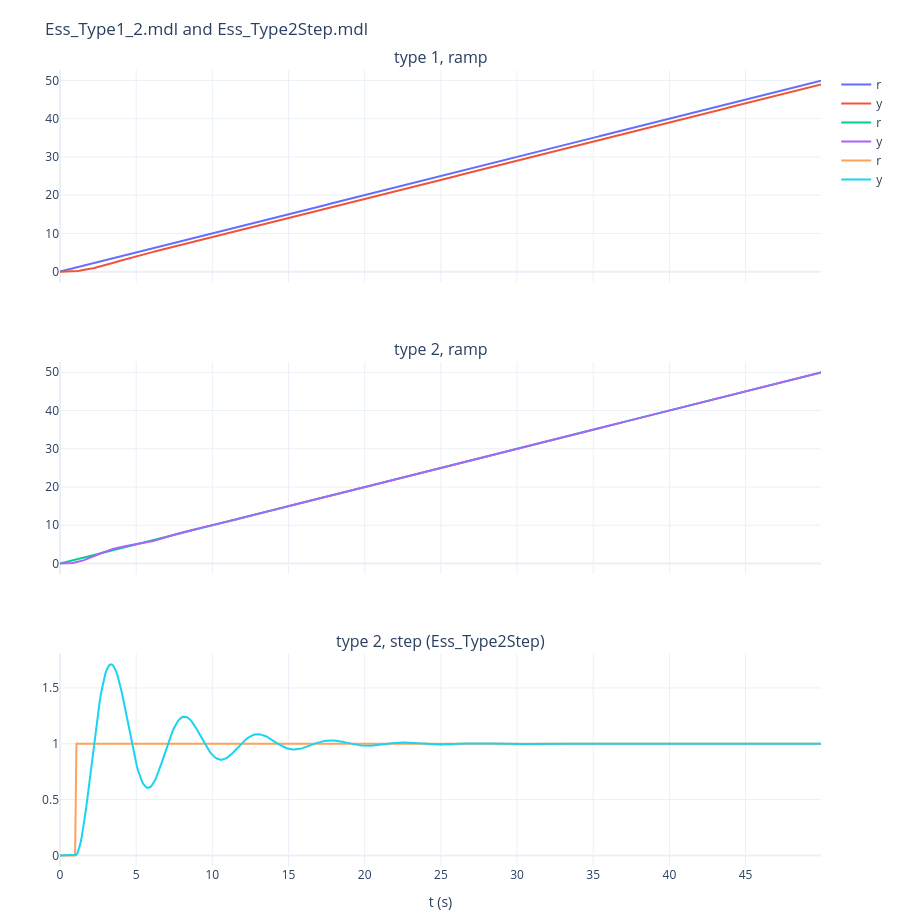

Notebook code for this chart:
### Markdown cell above
## 3. Type 1、Type 2 系統 `Ess_Type1_2.mdl`、`Ess_Type2Step.mdl`

* Type 1：$G(s)=\dfrac{1}{s^2+s}$，$K_v=\lim sG=1$ ⇒ 斜坡誤差 $e_{ss}=\dfrac{1}{K_v}=1$。
* Type 2：$G(s)=\dfrac{2s+1}{s^3+s^2}=\dfrac{2s+1}{s^2(s+1)}$，$K_a=\lim s^2G=1$ ⇒ 斜坡誤差 $e_{ss}=0$（拋物線輸入才有 $\dfrac{1}{K_a}$）；步階誤差也是 0。

閉迴路特性方程式 Type 2 為 $s^3+s^2+2s+1=0$（$1\times2>1$，穩定）。三個迴路都模擬 50 秒。

### Code cell
G1, G2 = TF([1], [1, 1, 0]), TF([2, 1], [1, 1, 0, 0])
panels = {}
for name, G, r, br in [("type 1, ramp", G1, ramp, ()), ("type 2, ramp", G2, ramp, ()), ("type 2, step (Ess_Type2Step)", G2, step, (1,))]:
    N, (Kp, Kv, Ka) = error_constants(G)
    t, rv, y, e = unity_loop(G, r, 50, breaks=br)
    print(f"{name:28s}: type {N}, Kp = {Kp}, Kv = {Kv}, Ka = {Ka}, e(50) = {np.round(e[-1], 4) + 0.0:.4f}")
    panels[name] = [("r", rv), ("y", y)]
print("type 2 closed-loop poles:", 0 + np.round(np.roots([1, 1, 2, 1]), 4))
scope(t, panels, "Ess_Type1_2.mdl and Ess_Type2Step.mdl")

### Figure 1 — Plotly figure (JSON) as saved in the notebook; plotly's stock layout.template omitted (floating-point values rounded to 4 significant figures; data arrays with more than 128 entries replaced by an {"elided": "..."} marker saying what was removed)
{"data": [{"mode": "lines", "name": "r", "type": "scatter", "x": {"elided": "556 float values"}, "xaxis": "x", "y": {"elided": "556 float values"}, "yaxis": "y"}, {"mode": "lines", "name": "y", "type": "scatter", "x": {"elided": "556 float values"}, "xaxis": "x", "y": {"elided": "556 float values"}, "yaxis": "y"}, {"mode": "lines", "name": "r", "type": "scatter", "x": {"elided": "556 float values"}, "xaxis": "x2", "y": {"elided": "556 float values"}, "yaxis": "y2"}, {"mode": "lines", "name": "y", "type": "scatter", "x": {"elided": "556 float values"}, "xaxis": "x2", "y": {"elided": "556 float values"}, "yaxis": "y2"}, {"mode": "lines", "name": "r", "type": "scatter", "x": {"elided": "556 float values"}, "xaxis": "x3", "y": {"elided": "556 float values"}, "yaxis": "y3"}, {"mode": "lines", "name": "y", "type": "scatter", "x": {"elided": "556 float values"}, "xaxis": "x3", "y": {"elided": "556 float values"}, "yaxis": "y3"}], "layout": {"annotations": [{"font": {"size": 16}, "showarrow": false, "text": "type 1, ramp", "x": 0.5, "xanchor": "center", "xref": "paper", "y": 1.0, "yanchor": "bottom", "yref": "paper"}, {"font": {"size": 16}, "showarrow": false, "text": "type 2, ramp", "x": 0.5, "xanchor": "center", "xref": "paper", "y": 0.6333, "yanchor": "bottom", "yref": "paper"}, {"font": {"size": 16}, "showarrow": false, "text": "type 2, step (Ess_Type2Step)", "x": 0.5, "xanchor": "center", "xref": "paper", "y": 0.2667, "yanchor": "bottom", "yref": "paper"}], "height": 920, "margin": {"b": 50, "l": 60, "r": 20, "t": 70}, "title": {"text": "Ess_Type1_2.mdl and Ess_Type2Step.mdl"}, "xaxis": {"anchor": "y", "domain": [0.0, 1.0], "matches": "x3", "showticklabels": false}, "xaxis2": {"anchor": "y2", "domain": [0.0, 1.0], "matches": "x3", "showticklabels": false}, "xaxis3": {"anchor": "y3", "domain": [0.0, 1.0], "title": {"text": "t (s)"}}, "yaxis": {"anchor": "x", "domain": [0.7333, 1.0]}, "yaxis2": {"anchor": "x2", "domain": [0.3667, 0.6333]}, "yaxis3": {"anchor": "x3", "domain": [0.0, 0.2667]}}}
